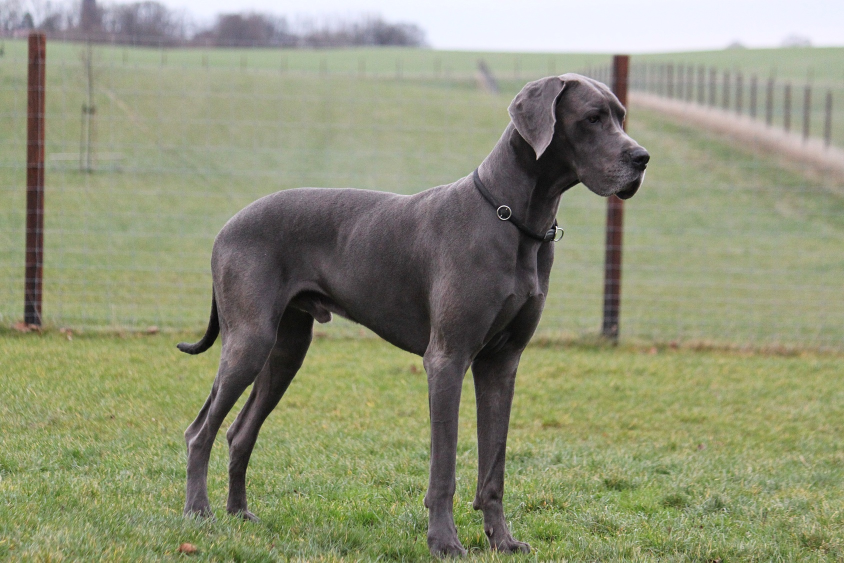
#> input picture 5-test-pets-tf-deploy/imagen.jpg, 1688 x 1125 px (shown at 1/2 size)
$ python inference.py
#> lines starting #> are read from the running program, lines starting #| are printed output that depends on the picture
import requests
import json
import cv2
import numpy as np
import time
import pandas as pd

image = cv2.imread("imagen.jpg")
#> image is the input picture: shape (1125, 1688, 3); mean B, G, R 118.9, 146.2, 143.1
image = cv2.resize(image, (224,224))
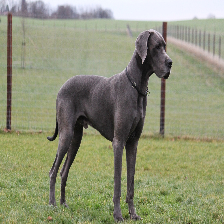
#> image: shape (224, 224, 3); mean B, G, R 118.8, 146.1, 143
image = image / 255.0
image = image.astype(np.float32)
image = np.expand_dims(image, axis=0)

labels_path = "labels.csv"
#> (the run stopped early here; a loop or call above may not have finished)
